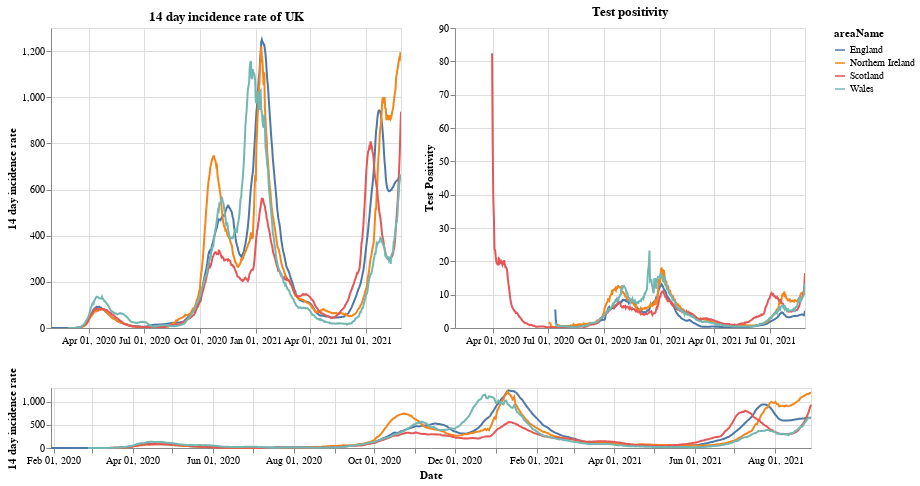

Notebook cell for this chart:
### Markdown cell above
# Plots

First a plot with each country in the UK. The top right shows the positivity rate for (which is the percentage of registered tests which were positive) while the top left is the 14 day incidence rate. The bottom chart can be used to select the timeframe (does not work on a mobile device).

### Code cell
#collapse
brush = alt.selection(type='interval', name='DateBrush',encodings=['x'],fields=['Time'])
leg_selection = alt.selection_multi(fields=['areaName'], bind='legend')

base = alt.Chart(uk_cases).mark_line().encode(
    x=alt.X("yearmonthdate(date):T", axis=alt.Axis(title='Date')),
    y=alt.Y("twoWeeklyCasesRate:Q", axis=alt.Axis(title='14 day incidence rate')),
    tooltip=['areaName', 'date','twoWeeklyCasesRate', 'testPositivity'],
    color='areaName',
    opacity=alt.condition(leg_selection, alt.value(2), alt.value(0.1))
).add_selection(leg_selection).properties(width=350)

upper = base.encode(alt.X('yearmonthdate(date):T', axis=alt.Axis(title=''),
                         scale=alt.Scale(domain=brush))
                   ).properties(title=f'14 day incidence rate of UK')
upper_right = upper.encode(alt.Y('testPositivity:Q', axis=alt.Axis(title='Test Positivity'))).properties(title='Test positivity')
lower = base.properties(height=60, width = 760).add_selection(brush)

(upper | upper_right) & lower

### Figure 1 — Vega-Lite specification as saved in the notebook (floating-point values rounded to 4 significant figures; data arrays with more than 128 entries replaced by an {"elided": "..."} marker saying what was removed)
{"config": {"view": {"continuousWidth": 400, "continuousHeight": 300}}, "vconcat": [{"hconcat": [{"mark": "line", "encoding": {"color": {"type": "nominal", "field": "areaName"}, "opacity": {"condition": {"value": 2, "selection": "selector001"}, "value": 0.1}, "tooltip": [{"type": "nominal", "field": "areaName"}, {"type": "temporal", "field": "date"}, {"type": "quantitative", "field": "twoWeeklyCasesRate"}, {"type": "quantitative", "field": "testPositivity"}], "x": {"type": "temporal", "axis": {"title": ""}, "field": "date", "scale": {"domain": {"selection": "DateBrush"}}, "timeUnit": "yearmonthdate"}, "y": {"type": "quantitative", "axis": {"title": "14 day incidence rate"}, "field": "twoWeeklyCasesRate"}}, "selection": {"selector001": {"type": "multi", "fields": ["areaName"], "bind": "legend"}}, "title": "14 day incidence rate of UK", "width": 350}, {"mark": "line", "encoding": {"color": {"type": "nominal", "field": "areaName"}, "opacity": {"condition": {"value": 2, "selection": "selector001"}, "value": 0.1}, "tooltip": [{"type": "nominal", "field": "areaName"}, {"type": "temporal", "field": "date"}, {"type": "quantitative", "field": "twoWeeklyCasesRate"}, {"type": "quantitative", "field": "testPositivity"}], "x": {"type": "temporal", "axis": {"title": ""}, "field": "date", "scale": {"domain": {"selection": "DateBrush"}}, "timeUnit": "yearmonthdate"}, "y": {"type": "quantitative", "axis": {"title": "Test Positivity"}, "field": "testPositivity"}}, "selection": {"selector001": {"type": "multi", "fields": ["areaName"], "bind": "legend"}}, "title": "Test positivity", "width": 350}]}, {"mark": "line", "encoding": {"color": {"type": "nominal", "field": "areaName"}, "opacity": {"condition": {"value": 2, "selection": "selector001"}, "value": 0.1}, "tooltip": [{"type": "nominal", "field": "areaName"}, {"type": "temporal", "field": "date"}, {"type": "quantitative", "field": "twoWeeklyCasesRate"}, {"type": "quantitative", "field": "testPositivity"}], "x": {"type": "temporal", "axis": {"title": "Date"}, "field": "date", "timeUnit": "yearmonthdate"}, "y": {"type": "quantitative", "axis": {"title": "14 day incidence rate"}, "field": "twoWeeklyCasesRate"}}, "height": 60, "selection": {"selector001": {"type": "multi", "fields": ["areaName"], "bind": "legend"}, "DateBrush": {"type": "interval", "encodings": ["x"], "fields": ["Time"]}}, "width": 760}], "data": {"name": "data-3bc2aed48d76a22804d15147dc71c7d3"}, "$schema": "https://vega.github.io/schema/vega-lite/v4.8.1.json", "datasets": {"data-3bc2aed48d76a22804d15147dc71c7d3": {"elided": "2216 records"}}}
